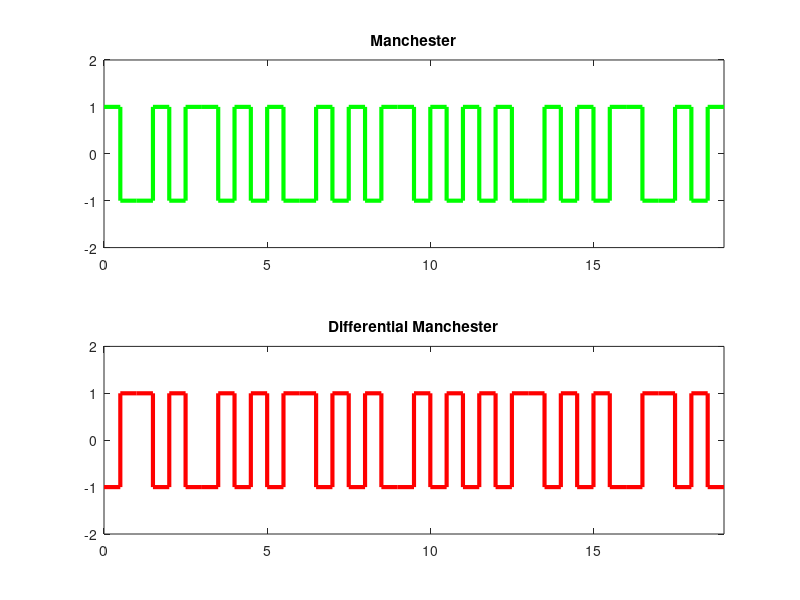

This chart was generated by the following MATLAB code:
m = [0 1 1 0 0 0 1 1 1 0 0 0 0 1 1 1 0 1 1];
n = length(m);

x = [];
y = [];
for i=1:n
    x=[x i-1 i-1+0.5 i-1+0.5 i];
    if(m(i)==0)
        y=[y 1 1 -1 -1];
    else
        y=[y -1 -1 1 1];
    end
end
subplot(2,1,1);
plot(x, y, 'g', 'LineWidth', 3),axis([0, n, -2, 2]);
title('Manchester');

x = [];
y = [];
for i=1:n
    x=[x i-1 i-1+0.5 i-1+0.5 i];
    if(m(i)==0)
        y=[y -1 -1 1 1];
    else
        y=[y 1 1 -1 -1];
    end
end
subplot(2,1,2);
plot(x, y, 'r', 'LineWidth', 3),axis([0, n, -2, 2]);
title('Differential Manchester');

print ('Exp8_Manchester_x2','-dpdf','-fillpage');
